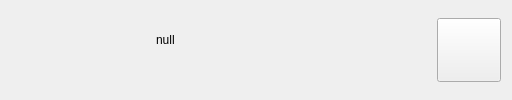
<?xml version="1.0" encoding="UTF-8"?>
<ui version="4.0">
 <class>ListWidgetItemWidget</class>
 <widget class="QWidget" name="ListWidgetItemWidget">
  <property name="geometry">
   <rect>
    <x>0</x>
    <y>0</y>
    <width>512</width>
    <height>100</height>
   </rect>
  </property>
  <property name="minimumSize">
   <size>
    <width>512</width>
    <height>100</height>
   </size>
  </property>
  <property name="maximumSize">
   <size>
    <width>16777215</width>
    <height>100</height>
   </size>
  </property>
  <property name="windowTitle">
   <string>ListWidgetItemWidget</string>
  </property>
  <layout class="QHBoxLayout" name="horizontalLayout" stretch="3,0,1">
   <item>
    <widget class="QLabel" name="label">
     <property name="sizePolicy">
      <sizepolicy hsizetype="Fixed" vsizetype="Fixed">
       <horstretch>0</horstretch>
       <verstretch>0</verstretch>
      </sizepolicy>
     </property>
     <property name="minimumSize">
      <size>
       <width>128</width>
       <height>64</height>
      </size>
     </property>
     <property name="maximumSize">
      <size>
       <width>128</width>
       <height>64</height>
      </size>
     </property>
     <property name="text">
      <string/>
     </property>
    </widget>
   </item>
   <item>
    <widget class="QWidget" name="widget" native="true">
     <layout class="QVBoxLayout" name="verticalLayout" stretch="5,1">
      <item>
       <widget class="QLabel" name="label_2">
        <property name="text">
         <string>null</string>
        </property>
       </widget>
      </item>
      <item>
       <widget class="QLabel" name="label_3">
        <property name="text">
         <string/>
        </property>
       </widget>
      </item>
     </layout>
    </widget>
   </item>
   <item>
    <widget class="QPushButton" name="pushButton">
     <property name="sizePolicy">
      <sizepolicy hsizetype="Fixed" vsizetype="Fixed">
       <horstretch>0</horstretch>
       <verstretch>0</verstretch>
      </sizepolicy>
     </property>
     <property name="minimumSize">
      <size>
       <width>64</width>
       <height>64</height>
      </size>
     </property>
     <property name="maximumSize">
      <size>
       <width>64</width>
       <height>64</height>
      </size>
     </property>
     <property name="text">
      <string/>
     </property>
    </widget>
   </item>
  </layout>
 </widget>
 <layoutdefault spacing="6" margin="11"/>
 <resources/>
 <connections/>
</ui>
